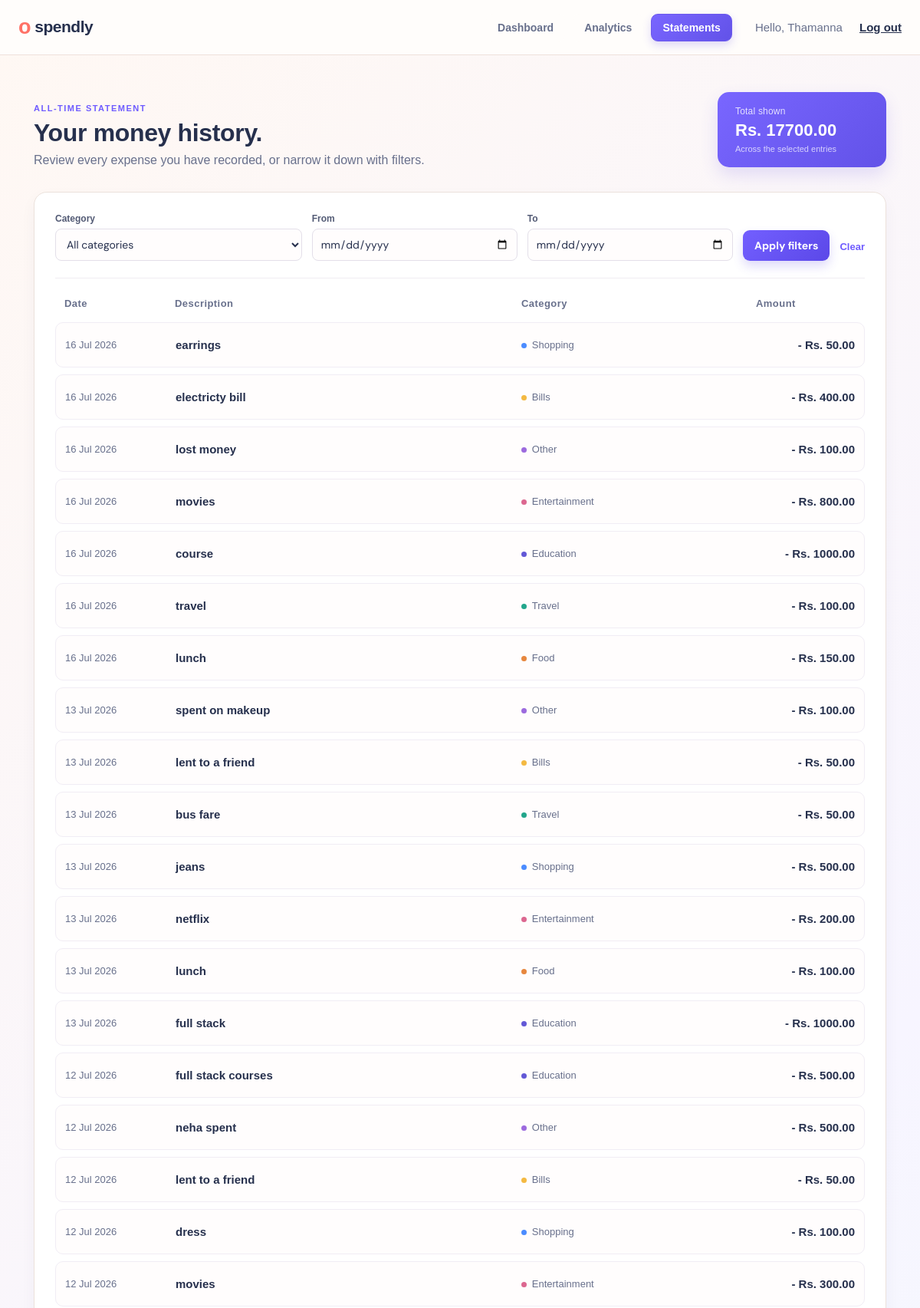
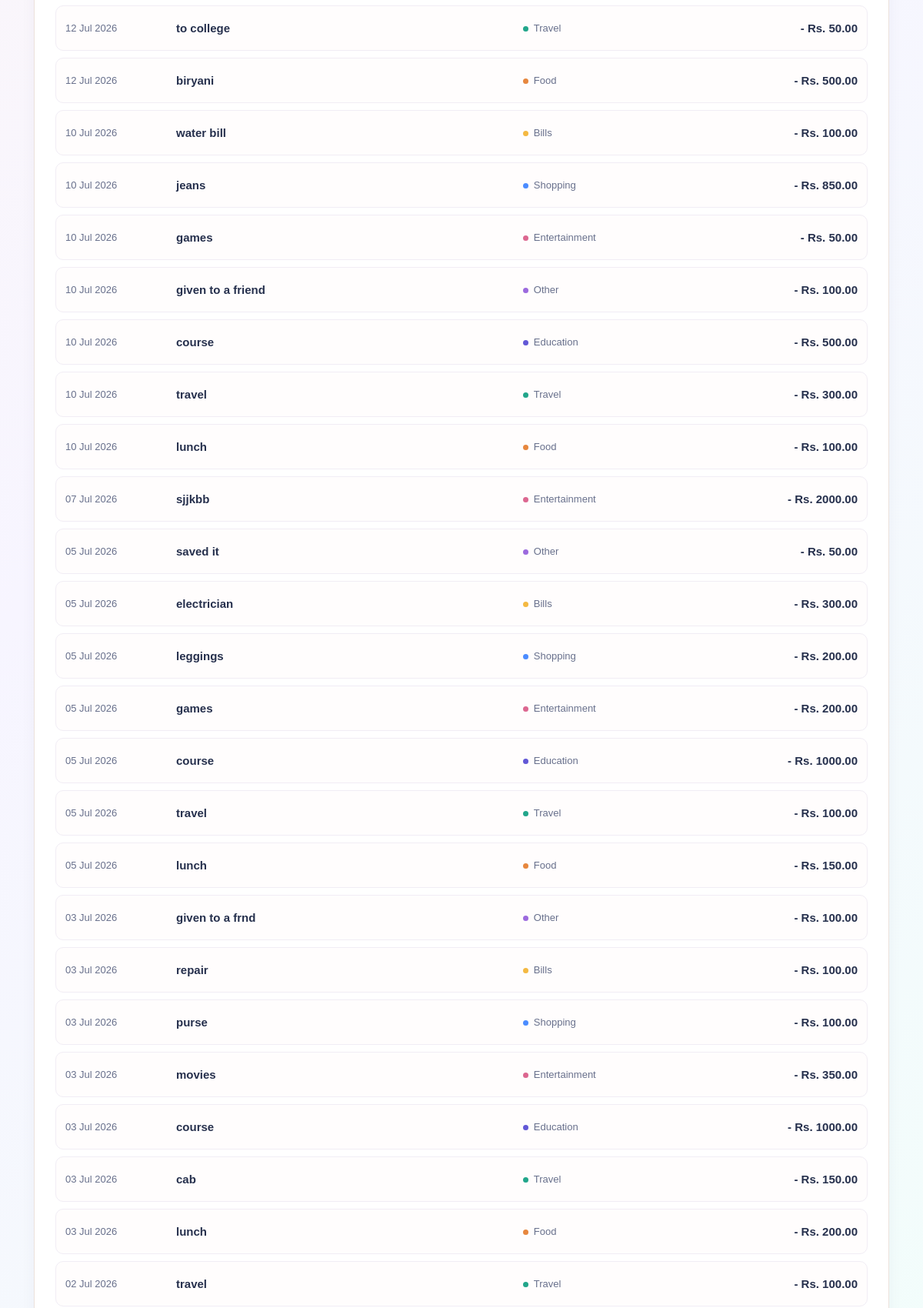
The app's page /statements/ (signed in, upper part) with its own data (2 pictures, top to bottom).
### planner/models.py (models this page shows, shortened)
class Expense(models.Model):
    class Category(models.TextChoices):
        FOOD = 'food', 'Food'
        TRAVEL = 'travel', 'Travel'
        EDUCATION = 'education', 'Education'
        ENTERTAINMENT = 'entertainment', 'Entertainment'
        SHOPPING = 'shopping', 'Shopping'
        BILLS = 'bills', 'Bills'
        OTHER = 'other', 'Other'
    user = models.ForeignKey(User, on_delete=models.CASCADE, related_name='expenses')
    title = models.CharField(max_length=100)
    amount = models.DecimalField(max_digits=10, decimal_places=2)
    category = models.CharField(max_length=20, choices=Category.choices)
    spent_on = models.DateField()
    created_at = models.DateTimeField(auto_now_add=True)
    class Meta:
        ordering = ['-spent_on', '-created_at']

### planner/views.py (the view)
# urls.py: path('statements/', views.statements, name='statements'),
@login_required(login_url='login')
def statements(request):
    expenses = Expense.objects.filter(user=request.user)
    selected_category = request.GET.get('category', '')
    start_date = parse_date(request.GET.get('from', ''))
    end_date = parse_date(request.GET.get('to', ''))
    if selected_category in dict(Expense.Category.choices):
        expenses = expenses.filter(category=selected_category)
    else:
        selected_category = ''
    if start_date:
        expenses = expenses.filter(spent_on__gte=start_date)
    if end_date:
        expenses = expenses.filter(spent_on__lte=end_date)
    total_spent = expenses.aggregate(total=Sum('amount'))['total'] or Decimal('0')
    return render(request, 'statements.html', {
        'expenses': expenses, 'total_spent': total_spent,
        'categories': Expense.Category.choices, 'selected_category': selected_category,
        'start_date': start_date, 'end_date': end_date,
    })

### templates/statements.html (shortened to what this page needs)
{% load static %}
<!doctype html>
<html lang="en">
<head>
  <link rel="stylesheet" href="{% static 'planner.css' %}">
  <link rel="stylesheet" href="{% static 'theme.css' %}">
</head>
<body>
  <header class="topbar"><a class="brand" href="{% url 'home' %}"><span>o</span> spendly</a>
    <nav class="main-nav" aria-label="Main navigation"><a href="{% url 'home' %}">Dashboard</a><a
        href="{% url 'analytics' %}">Analytics</a><a class="active" href="{% url 'statements' %}">Statements</a></nav>
    <div class="user">Hello, {{ request.user.username }} <a href="{% url 'logout' %}">Log out</a></div>
  </header>
  <main class="container">
    <section class="hero page-hero">
      <div>
        <p class="eyebrow">ALL-TIME STATEMENT</p>
        <h1>Your money history.</h1>
        <p>Review every expense you have recorded, or narrow it down with filters.</p>
      </div>
      <article class="statement-total"><span>Total shown</span><strong>Rs. {{ total_spent|floatformat:2 }}</strong><small>Across the selected entries</small></article>
    </section>
    <section class="panel full-statement">
      <form class="statement-filters" method="get"><label>Category<select name="category">
            <option value="">All categories</option>
          </select></label><label>From<input type="date" name="from"
            value="{{ start_date|date:'Y-m-d' }}"></label><label>To<input type="date" name="to"
            value="{{ end_date|date:'Y-m-d' }}"></label><button class="primary">Apply filters</button><a
          href="{% url 'statements' %}">Clear</a></form>
      {% if expenses %}<div class="statement-table">
        <div class="statement-row table-head">
          <span>Date</span><span>Description</span><span>Category</span><span>Amount</span></div>
        {% for expense in expenses %}
          <article class="statement-row"><time>{{ expense.spent_on|date:"d M Y" }}</time><strong>{{ expense.title }}</strong><span><i class="category-dot {{ expense.category }}"></i>{{ expense.get_category_display }}</span><b>- Rs. {{ expense.amount|floatformat:2 }}</b></article>
        {% endfor %}
      </div>{% else %}<div class="no-expenses">No expenses match these filters yet.</div>{% endif %}
    </section>
  </main>
</body>
</html>

### static/planner.css (style rules this page uses)
.main-nav { display:flex;align-items:center;gap:10px;margin-left:auto;margin-right:30px }
.main-nav a { color:var(--muted);font-size:14px;font-weight:700;text-decoration:none;padding:9px 14px;border:1px solid transparent;border-radius:9px;background:#fffdfb;transition:background .2s ease,color .2s ease,border-color .2s ease,box-shadow .2s ease }
.main-nav a.active { color:#fff;background:linear-gradient(135deg,#7966ff,#6252e8);border-color:#6b58ed;box-shadow:0 5px 12px rgba(91,72,232,.2) }
.page-hero { margin-bottom:30px }
.statement-total { background:linear-gradient(135deg,#7966ff,#6252e8);color:#fff;border-radius:15px;padding:18px 23px;min-width:220px;box-shadow:0 10px 22px rgba(91,72,232,.16) }
.statement-total span { opacity:.8;font-size:12px;display:block;letter-spacing:.2px }
.statement-total strong { font-size:22px;font-weight:600;display:block;margin-top:5px }
.statement-total small { font-size:11px;opacity:.72;margin-top:5px;display:block }
.full-statement { box-shadow:0 8px 20px rgba(55,42,102,.045) }
.statement-filters { display:grid;grid-template-columns:1.2fr 1fr 1fr auto auto;align-items:end;gap:13px;margin-bottom:25px;padding-bottom:22px;border-bottom:1px solid #f0edf2 }
.statement-filters label { font-size:12px;font-weight:700;color:#535b75 }
.statement-filters select,.statement-filters input { display:block;width:100%;margin-top:6px;border:1px solid #e3dfe9;border-radius:8px;padding:10px;color:var(--ink);font:14px 'DM Sans';background:#fffdfd }
.statement-filters .primary { width:auto;padding:11px 15px }
.statement-filters a { padding:11px 0;color:var(--purple);font-weight:700;text-decoration:none;font-size:13px }
.statement-row { display:grid;grid-template-columns:130px 1.5fr 1fr 130px;gap:14px;align-items:center;padding:20px 12px;border-top:1px solid #f3f0f3 }
.statement-row:not(.table-head) { margin-top:9px;border:1px solid #f1edf5;border-radius:10px;background:#fffdfd }
.table-head { border-top:0;color:#908b9c;font-size:11px;letter-spacing:.45px;font-weight:700;padding:0 12px 8px }
.statement-row time,.statement-row span { color:var(--muted);font-size:13px }
.statement-row strong { font-weight:600 }
.statement-row b { text-align:right;font-weight:600 }
.category-dot { width:7px;height:7px;background:var(--purple);display:inline-block;border-radius:50%;margin-right:7px }
.category-dot.food { background:#e7873e }
.category-dot.travel { background:#22a68b }
.category-dot.education { background:#6258d6 }
.category-dot.entertainment { background:#dc6790 }
.category-dot.shopping { background:#4b8cff }
.category-dot.bills { background:#f4b942 }
.category-dot.other { background:#9c6ade }
:root { --ink:#1c2034;--muted:#777b91;--paper:#faf9f7;--line:#ebe9e4;--purple:#6c63ff;--coral:#ff7e6b;--teal:#31b99b }
* { box-sizing:border-box }
body { margin:0;background:var(--paper);font:15px 'DM Sans',sans-serif;color:var(--ink) }
.topbar { height:72px;background:#fff;display:flex;align-items:center;justify-content:space-between;padding:0 max(24px,calc((100vw - 1160px)/2));border-bottom:1px solid var(--line) }
.brand { font-weight:700;text-decoration:none;color:var(--ink);font-size:21px;letter-spacing:-1px }
.brand span { color:var(--purple);font-size:27px;vertical-align:-2px }
.user { color:var(--muted) }
.user a { margin-left:18px;color:var(--ink);font-weight:600 }
.container { max-width:1160px;margin:auto;padding:48px 24px 70px }
.hero { display:flex;align-items:end;justify-content:space-between;margin-bottom:32px }
.eyebrow { font-size:11px;letter-spacing:1.5px;font-weight:700;color:var(--purple);margin:0 0 8px }
.hero h1,h1 { font:700 34px 'Playfair Display',serif;margin:0 0 8px;letter-spacing:-.8px }
.hero>div>p:last-child,.auth-copy { margin:0;color:var(--muted);font-size:16px }
.panel { background:#fff;border:1px solid var(--line);border-radius:17px;padding:27px }
.primary { border:0;width:100%;padding:13px 16px;background:var(--purple);color:#fff;border-radius:9px;font:700 14px 'DM Sans';cursor:pointer }

### records on screen
Expense: spent_on "16 Jul 2026", title "earrings", category "Shopping", amount "50.00"
Expense: spent_on "16 Jul 2026", title "electricty bill", category "Bills", amount "400.00"
Expense: spent_on "16 Jul 2026", title "lost money", category "Other", amount "100.00"
Expense: spent_on "16 Jul 2026", title "movies", category "Entertainment", amount "800.00"
Expense: spent_on "16 Jul 2026", title "course", category "Education", amount "1000.00"
Expense: spent_on "16 Jul 2026", title "travel", category "Travel", amount "100.00"
Expense: spent_on "16 Jul 2026", title "lunch", category "Food", amount "150.00"
Expense: spent_on "13 Jul 2026", title "spent on makeup", category "Other", amount "100.00"
Expense: spent_on "13 Jul 2026", title "lent to a friend", category "Bills", amount "50.00"
Expense: spent_on "13 Jul 2026", title "bus fare", category "Travel", amount "50.00"
Expense: spent_on "13 Jul 2026", title "jeans", category "Shopping", amount "500.00"
Expense: spent_on "13 Jul 2026", title "netflix", category "Entertainment", amount "200.00"
Expense: spent_on "13 Jul 2026", title "lunch", category "Food", amount "100.00"
Expense: spent_on "13 Jul 2026", title "full stack", category "Education", amount "1000.00"
Expense: spent_on "12 Jul 2026", title "full stack courses", category "Education", amount "500.00"
Expense: spent_on "12 Jul 2026", title "neha spent", category "Other", amount "500.00"
Expense: spent_on "12 Jul 2026", title "lent to a friend", category "Bills", amount "50.00"
Expense: spent_on "12 Jul 2026", title "dress", category "Shopping", amount "100.00"
Expense: spent_on "12 Jul 2026", title "movies", category "Entertainment", amount "300.00"
Expense: spent_on "12 Jul 2026", title "to college", category "Travel", amount "50.00"
Expense: spent_on "12 Jul 2026", title "biryani", category "Food", amount "500.00"
Expense: spent_on "10 Jul 2026", title "water bill", category "Bills", amount "100.00"
Expense: spent_on "10 Jul 2026", title "jeans", category "Shopping", amount "850.00"
Expense: spent_on "10 Jul 2026", title "games", category "Entertainment", amount "50.00"
Expense: spent_on "10 Jul 2026", title "given to a friend", category "Other", amount "100.00"
Expense: spent_on "10 Jul 2026", title "course", category "Education", amount "500.00"
Expense: spent_on "10 Jul 2026", title "travel", category "Travel", amount "300.00"
Expense: spent_on "10 Jul 2026", title "lunch", category "Food", amount "100.00"
Expense: spent_on "07 Jul 2026", title "sjjkbb", category "Entertainment", amount "2000.00"
Expense: spent_on "05 Jul 2026", title "saved it", category "Other", amount "50.00"
Expense: spent_on "05 Jul 2026", title "electrician", category "Bills", amount "300.00"
Expense: spent_on "05 Jul 2026", title "leggings", category "Shopping", amount "200.00"
Expense: spent_on "05 Jul 2026", title "games", category "Entertainment", amount "200.00"
Expense: spent_on "05 Jul 2026", title "course", category "Education", amount "1000.00"
Expense: spent_on "05 Jul 2026", title "travel", category "Travel", amount "100.00"
Expense: spent_on "05 Jul 2026", title "lunch", category "Food", amount "150.00"
Expense: spent_on "03 Jul 2026", title "given to a frnd", category "Other", amount "100.00"
Expense: spent_on "03 Jul 2026", title "repair", category "Bills", amount "100.00"
Expense: spent_on "03 Jul 2026", title "purse", category "Shopping", amount "100.00"
Expense: spent_on "03 Jul 2026", title "movies", category "Entertainment", amount "350.00"
Expense: spent_on "03 Jul 2026", title "course", category "Education", amount "1000.00"
Expense: spent_on "03 Jul 2026", title "cab", category "Travel", amount "150.00"
Expense: spent_on "03 Jul 2026", title "lunch", category "Food", amount "200.00"
Expense: spent_on "02 Jul 2026", title "travel", category "Travel", amount "100.00"

### other values on screen
{{ request.user.username }} "Thamanna"
{{ total_spent|floatformat:2 }} "17700.00"
